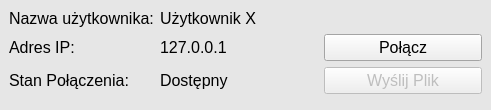
<?xml version="1.0" encoding="UTF-8"?>
<ui version="4.0">
 <class>Form</class>
 <widget class="QWidget" name="Form">
  <property name="geometry">
   <rect>
    <x>0</x>
    <y>0</y>
    <width>491</width>
    <height>110</height>
   </rect>
  </property>
  <property name="maximumSize">
   <size>
    <width>16777215</width>
    <height>110</height>
   </size>
  </property>
  <property name="palette">
   <palette>
    <active>
     <colorrole role="Window">
      <brush brushstyle="SolidPattern">
       <color alpha="255">
        <red>230</red>
        <green>230</green>
        <blue>230</blue>
       </color>
      </brush>
     </colorrole>
    </active>
    <inactive>
     <colorrole role="Window">
      <brush brushstyle="SolidPattern">
       <color alpha="255">
        <red>230</red>
        <green>230</green>
        <blue>230</blue>
       </color>
      </brush>
     </colorrole>
    </inactive>
    <disabled>
     <colorrole role="Base">
      <brush brushstyle="SolidPattern">
       <color alpha="255">
        <red>230</red>
        <green>230</green>
        <blue>230</blue>
       </color>
      </brush>
     </colorrole>
     <colorrole role="Window">
      <brush brushstyle="SolidPattern">
       <color alpha="255">
        <red>230</red>
        <green>230</green>
        <blue>230</blue>
       </color>
      </brush>
     </colorrole>
    </disabled>
   </palette>
  </property>
  <property name="font">
   <font>
    <pointsize>12</pointsize>
   </font>
  </property>
  <property name="windowTitle">
   <string>Form</string>
  </property>
  <property name="autoFillBackground">
   <bool>true</bool>
  </property>
  <layout class="QGridLayout" name="gridLayout">
   <property name="leftMargin">
    <number>9</number>
   </property>
   <property name="topMargin">
    <number>9</number>
   </property>
   <property name="rightMargin">
    <number>9</number>
   </property>
   <property name="bottomMargin">
    <number>9</number>
   </property>
   <item row="3" column="0">
    <spacer name="verticalSpacer">
     <property name="orientation">
      <enum>Qt::Orientation::Vertical</enum>
     </property>
     <property name="sizeHint" stdset="0">
      <size>
       <width>20</width>
       <height>40</height>
      </size>
     </property>
    </spacer>
   </item>
   <item row="1" column="0">
    <widget class="QLabel" name="label_3">
     <property name="text">
      <string>Adres IP:</string>
     </property>
    </widget>
   </item>
   <item row="2" column="0">
    <widget class="QLabel" name="label_5">
     <property name="text">
      <string>Stan Połączenia:</string>
     </property>
    </widget>
   </item>
   <item row="1" column="1">
    <widget class="QLabel" name="Client_ip_label">
     <property name="text">
      <string>127.0.0.1</string>
     </property>
     <property name="textInteractionFlags">
      <set>Qt::TextInteractionFlag::LinksAccessibleByMouse|Qt::TextInteractionFlag::TextSelectableByMouse</set>
     </property>
    </widget>
   </item>
   <item row="0" column="0">
    <widget class="QLabel" name="label">
     <property name="maximumSize">
      <size>
       <width>145</width>
       <height>16777215</height>
      </size>
     </property>
     <property name="text">
      <string>Nazwa użytkownika:</string>
     </property>
    </widget>
   </item>
   <item row="0" column="1">
    <widget class="QLabel" name="Client_name_label">
     <property name="text">
      <string>Użytkownik X</string>
     </property>
     <property name="textInteractionFlags">
      <set>Qt::TextInteractionFlag::LinksAccessibleByMouse|Qt::TextInteractionFlag::TextSelectableByMouse</set>
     </property>
    </widget>
   </item>
   <item row="2" column="1">
    <widget class="QLabel" name="Client_status_label">
     <property name="text">
      <string>Dostępny</string>
     </property>
     <property name="textInteractionFlags">
      <set>Qt::TextInteractionFlag::LinksAccessibleByMouse|Qt::TextInteractionFlag::TextSelectableByMouse</set>
     </property>
    </widget>
   </item>
   <item row="1" column="2">
    <widget class="QPushButton" name="Client_connect_pushButton">
     <property name="text">
      <string>Połącz</string>
     </property>
    </widget>
   </item>
   <item row="2" column="2">
    <widget class="QPushButton" name="send_file_pushButton">
     <property name="enabled">
      <bool>false</bool>
     </property>
     <property name="text">
      <string>Wyślij Plik</string>
     </property>
    </widget>
   </item>
  </layout>
 </widget>
 <resources/>
 <connections/>
</ui>
